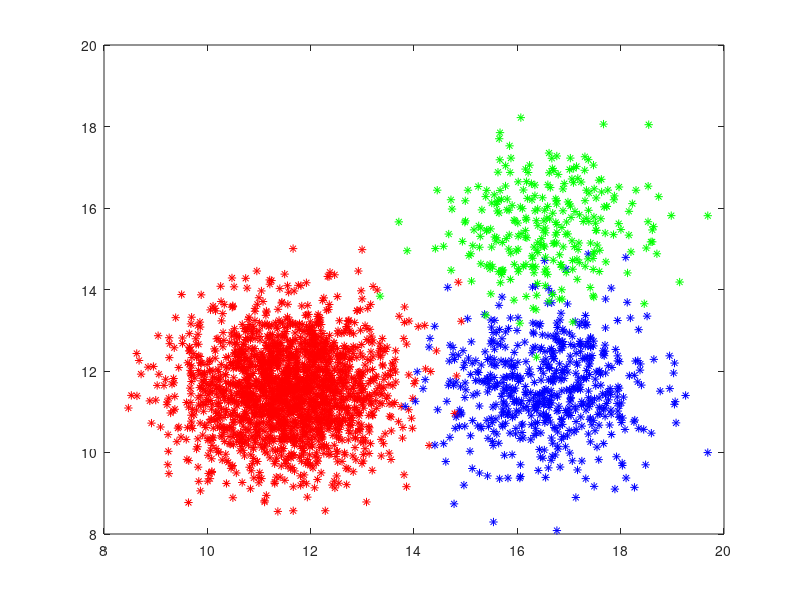

Recreate this plot in MATLAB.
load('Shanghai_regression.mat');
%labely = zeros(length(y_train), 1);

for i = 1 : length(y_train)
    if y_train(i) < 4000
        labely(i) = 1;
    elseif y_train(i) > 7600
        labely(i) = 3;
    else
        labely(i) = 2;
    end
end

x1 = find(labely == 1);
x1o = find(labely ~= 1);
x2 = find(labely == 2);
x2o = find(labely ~= 2);
x3 = find(labely == 3);
x3o = find(labely ~= 3);

%plot(X_train(x1,1), y_train(x1),'r*', X_train(x2, 1), y_train(x2), 'b*', X_train(x3, 1), y_train(x3), 'g*');

tX = [ones(length(y_train), 1) X_train];

% train label 1
%labely(x1o) = 0;
%labely(x1) = 1;
%beta1 = logisticRegression(labely, tX, 0.005);

% train label 2
%labely(x2) = 1;
%labely(x2o) = 0;
%beta2 = logisticRegression(labely, tX, 0.001);

% train label 3
%labely(x3) = 1;
%labely(x3o) = 0;
%beta3 = logisticRegression(labely, tX, 0.001);

load('reg.mat')

p1 = 1.0 ./ (1.0 + exp(-tX * beta1));
p2 = 1.0 ./ (1.0 + exp(-tX * beta2));
p3 = 1.0 ./ (1.0 + exp(-tX * beta3));
%zeros(length(y), 1);
lab = zeros(length(y_train), 1);
for i = 1 : length(y_train)
    if (p1(i) > p2(i) & p1(i) > p3(i))
        lab(i) = 1;
    elseif (p2(i) > p1(i) & p2(i) > p3(i))
        lab(i) = 2;
    else
        lab(i) = 3;
    end
end

x1 = find(labely == 1);
x2 = find(labely == 2);
x3 = find(labely == 3);

figure;
%plot(X_train(x1,1), y_train(x1),'r*', X_train(x2, 1), y_train(x2), 'b*', X_train(x3, 1), y_train(x3), 'g*');
plot(X_train(x1,12), X_train(x1,48),'r*', X_train(x2, 12), X_train(x2, 48), 'b*', X_train(x3, 12), X_train(x3, 48), 'g*');
